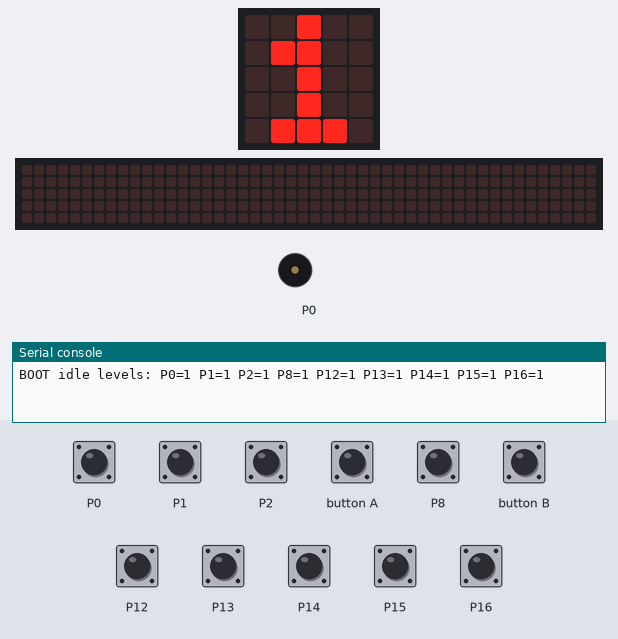
Bench run of a program on a simulated BBC micro:bit (MakeCode). Parts: the board's 5×5 LED display, a strip that is not on the board, showing the scrolling text unrolled, buzzer (waves = sounding), the last lines printed to the serial console. Inputs (shaded band) come from the test bench; at power-on: P0–2, P8, P12–16 HIGH. The 48×5 strip is a reading aid, not a part: it shows the text the display is scrolling, unrolled, one strip-width of it at a time.

Above: at 2.1 s.
2.2 s: P0 pulled LOW for 0.15 s
At 2.29 s:
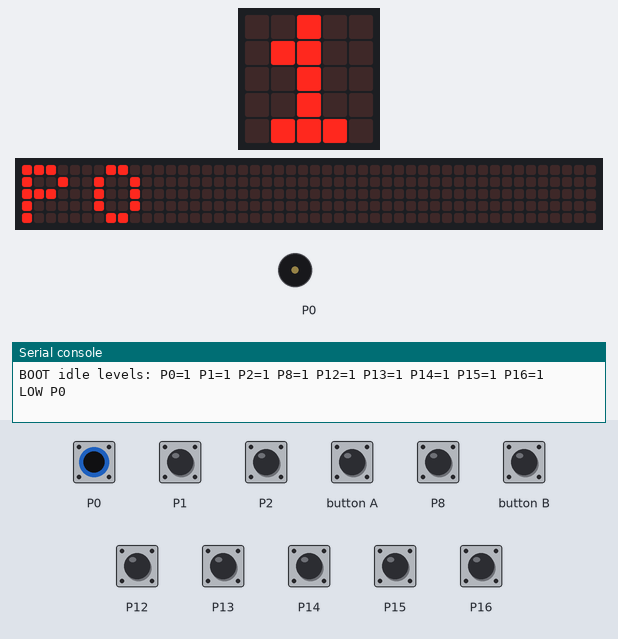
2.9 s: button A pressed for 0.15 s
3.6 s: button B pressed for 0.15 s
At 3.96 s:
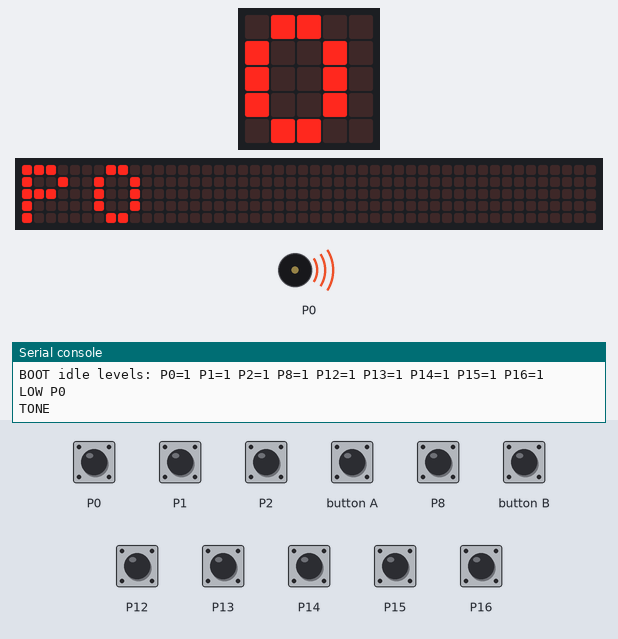
4.3 s: P0 pulled LOW for 1 s
6.8 s: P1 pulled LOW for 0.15 s
At 8.0 s:
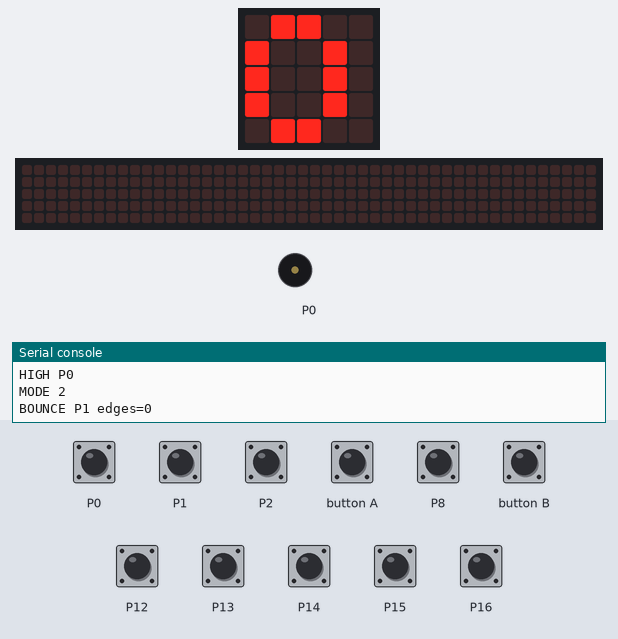
8.4 s: button B pressed for 0.15 s
At 9.02 s:
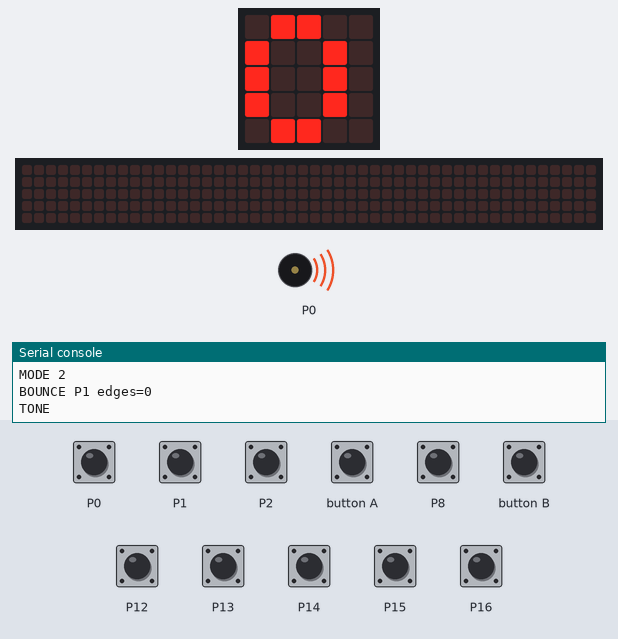
Timing chart, 0 to 10.1 s (numbered marks = the images above; inputs shaded):
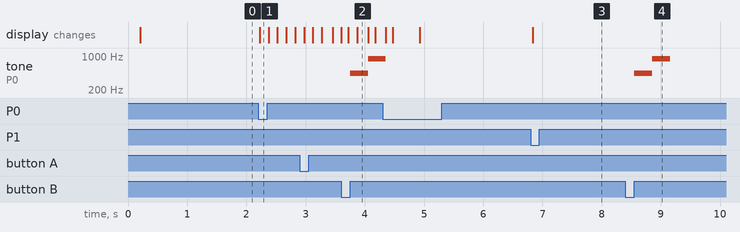

The program:

main.ts
```typescript
// =============================================================================
//  PIN PROBE / SELF-TEST  (standalone firmware, not part of the game)
//
//  Use it on the real edu:bit with the real M5 Unit Key plugged into each
//  connector, to find out which micro:bit pin each connector uses, whether the
//  switch bounces, and whether the speaker works.  See docs/HARDWARE.md.
//
//   Button A : next mode        Button B : play a test tone
//   Mode 1 (pins)   : press a key -> the pin number scrolls on the LEDs and is
//                     written to USB serial ("LOW P12").
//   Mode 2 (bounce) : press a key -> shows how many times the line toggled in
//                     the first 30 ms (and prints the timings on serial).
//  At boot the idle level of every candidate pin is printed on serial; a pin
//  that is already LOW with nothing pressed is not usable as a key.
// =============================================================================

const PROBE_PINS: number[] = [DigitalPin.P0, DigitalPin.P1, DigitalPin.P2, DigitalPin.P8, DigitalPin.P12,
    DigitalPin.P13, DigitalPin.P14, DigitalPin.P15, DigitalPin.P16];
const PROBE_NAMES: number[] = [0, 1, 2, 8, 12, 13, 14, 15, 16];

let probeMode = 1;

for (let i = 0; i < PROBE_PINS.length; i++) pins.setPull(PROBE_PINS[i], PinPullMode.PullUp);

serial.redirectToUSB();
basic.pause(200);
let probeBoot = "BOOT idle levels:";
for (let i = 0; i < PROBE_PINS.length; i++) probeBoot += " P" + PROBE_NAMES[i] + "=" + pins.digitalReadPin(PROBE_PINS[i]);
serial.writeString(probeBoot + "\n");
basic.showString("1");

input.onButtonPressed(Button.A, function () {
    probeMode = probeMode == 1 ? 2 : 1;
    basic.showString("" + probeMode);
    serial.writeString("MODE " + probeMode + "\n");
});

input.onButtonPressed(Button.B, function () {
    serial.writeString("TONE\n");
    music.playTone(440, 300);
    music.playTone(880, 300);
});

function probeFirstLow(): number {
    for (let i = 0; i < PROBE_PINS.length; i++) {
        if (pins.digitalReadPin(PROBE_PINS[i]) == 0) return i;
    }
    return -1;
}

control.inBackground(function () {
    while (true) {
        const i = probeFirstLow();
        if (i >= 0) {
            const pin = PROBE_PINS[i];
            if (probeMode == 1) {
                // confirm it is stable for 20 ms, then report once per press
                basic.pause(20);
                if (pins.digitalReadPin(pin) == 0) {
                    serial.writeString("LOW P" + PROBE_NAMES[i] + "\n");
                    basic.showString("P" + PROBE_NAMES[i]);
                    while (pins.digitalReadPin(pin) == 0) basic.pause(10);
                    serial.writeString("HIGH P" + PROBE_NAMES[i] + "\n");
                }
            } else {
                // bounce measurement: count transitions for 30 ms after the first falling edge
                const t0 = input.runningTimeMicros();
                let last = 0;
                let edges = 0;
                let log = "";
                while (input.runningTimeMicros() - t0 < 30000) {
                    const v = pins.digitalReadPin(pin);
                    if (v != last) {
                        edges++;
                        last = v;
                        log += " " + (input.runningTimeMicros() - t0) + "us:" + v;
                    }
                }
                serial.writeString("BOUNCE P" + PROBE_NAMES[i] + " edges=" + edges + log + "\n");
                basic.showNumber(edges);
                while (pins.digitalReadPin(pin) == 0) basic.pause(10);
            }
        }
        basic.pause(5);
    }
});
```

Measured:
- after the input at 2.2 s, the display: changes at once (image 1)
- after the input at 3.6 s, tone on P0: silent → 440 Hz after 0.15 s, → 880 Hz 0.31 s later
- after the input at 6.8 s, the display: changes at once (image 3)
- after the input at 8.4 s, tone on P0: silent → 440 Hz after 0.15 s, → 880 Hz 0.31 s later, → silent 0.30 s later
